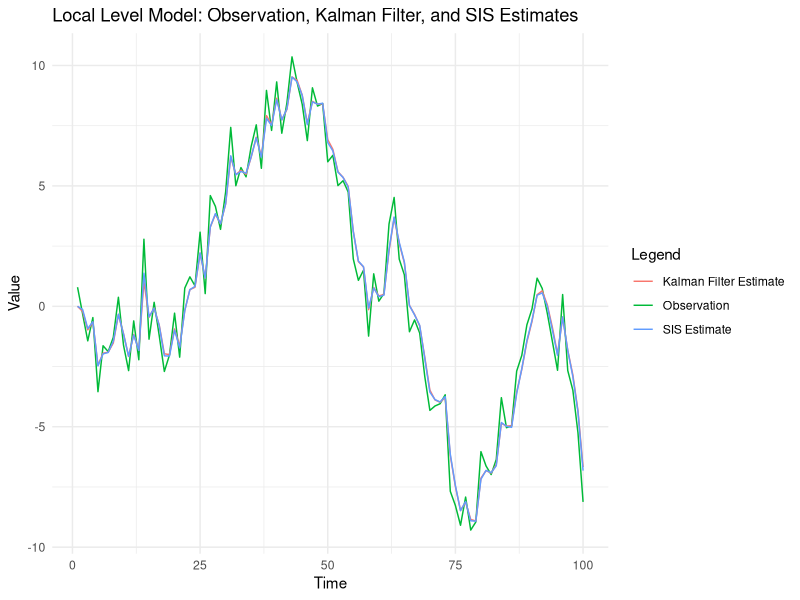

Source code (R):
# Setting up the number of observations and starting value
Totalnumber <- 100
Thetatemp <- 0

# Import data (here it is generated, can be switched to any custom function)
Vt <- rep.int(1, Totalnumber)
Wt <- rep.int(1, Totalnumber)

# Generate playground
df <- data.frame(Vt, Wt)
df['w'] <- 0
df['v'] <- 0
df['theta'] <- 0 # state
df['Yt'] <- 0 # observation

for (x in 1:Totalnumber) {
  df[x,'w'] <- rnorm(n = 1, mean = 0, sd = df[x,'Wt'])
  df[x,'v'] <- rnorm(n = 1, mean = 0, sd = df[x,'Vt'])
  df[x,'theta'] <- Thetatemp + df[x,'w']
  Thetatemp <- df[x,'theta']
  df[x,'Yt'] <- df[x,'theta'] + df[x,'v']
}

# Kalman filter implementation
P <- 1
theta_kalman <- numeric(Totalnumber)
theta_kalman[1] <- 0
for (t in 2:Totalnumber) {
  # Prediction
  theta_pred <- theta_kalman[t - 1]
  P_pred <- P + Wt[t]
  
  # Update
  K <- P_pred / (P_pred + Vt[t]) # Kalman gain
  theta_kalman[t] <- theta_pred + K * (df$Yt[t] - theta_pred)
  P <- (1 - K) * P_pred
}

df['Theta_est'] <- theta_kalman

# SIS (Sequential Importance Sampling) using Normal importance distribution
N_particles <- 1000
particles <- matrix(0, nrow = N_particles, ncol = Totalnumber)
weights <- rep(1 / N_particles, N_particles)
theta_SIS <- numeric(Totalnumber)
theta_SIS[1] <- 0

for (t in 2:Totalnumber) {
  # Importance sampling step
  particles[, t] <- rnorm(N_particles, mean = particles[, t - 1], sd = sqrt(Wt[t]))
  
  # Weight update step
  weights <- weights * dnorm(df$Yt[t], mean = particles[, t], sd = sqrt(Vt[t]))
  weights <- weights / sum(weights)
  
  # Resampling step
  index <- sample(1:N_particles, size = N_particles, replace = TRUE, prob = weights)
  particles <- particles[index, ]
  weights <- rep(1 / N_particles, N_particles)
  
  # SIS estimate
  theta_SIS[t] <- mean(particles[, t])
}

df['Theta_SIS'] <- theta_SIS

# Plot results
library(ggplot2)

ggplot(df, aes(x = 1:Totalnumber)) +
  geom_line(aes(y = Yt, color = "Observation")) +
  geom_line(aes(y = Theta_est, color = "Kalman Filter Estimate")) +
  geom_line(aes(y = Theta_SIS, color = "SIS Estimate")) +
  labs(title = "Local Level Model: Observation, Kalman Filter, and SIS Estimates",
       x = "Time", y = "Value", color = "Legend") +
  theme_minimal()

